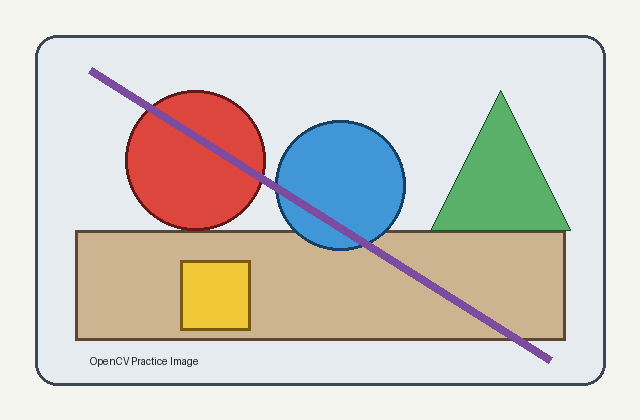
#> input picture CV_Experiments_01_to_15/sample_image.png, 640 x 420 px
$ python main.py
#> lines starting #> are read from the running program, lines starting #| are printed output that depends on the picture
from pathlib import Path
import cv2
import numpy as np

ROOT = Path(__file__).resolve().parent
image_path = ROOT.parent / "sample_image.png"
image = cv2.imread(str(image_path))
#> image is the input picture: shape (420, 640, 3); mean B, G, R 197.7, 203.9, 208.4
if image is None:
    raise FileNotFoundError(f"Could not read image: {image_path}")

height, width = image.shape[:2]
#> height = 420; width = 640
source = np.float32([[50, 40], [width - 50, 40], [width - 40, height - 40], [40, height - 40]])
destination = np.float32([[20, 20], [width - 30, 60], [width - 60, height - 20], [60, height - 60]])
homography, _ = cv2.findHomography(source, destination)
transformed = cv2.warpPerspective(image, homography, (width, height))
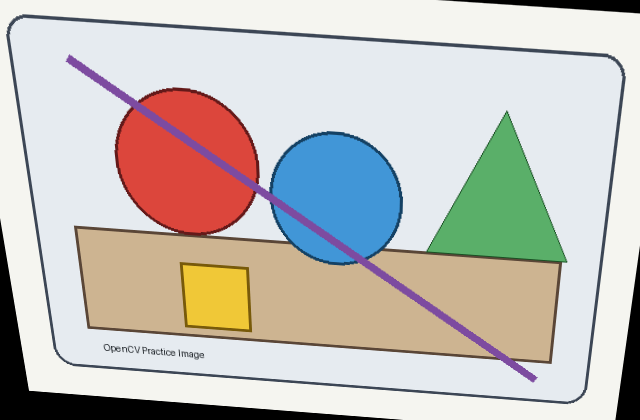
#> transformed: shape (420, 640, 3); mean B, G, R 187.9, 192.9, 197
cv2.imwrite(str(ROOT / "output_homography.png"), transformed)
cv2.imshow("Original", image)
cv2.imshow("Homography Transformation", transformed)
cv2.waitKey(0)
cv2.destroyAllWindows()
